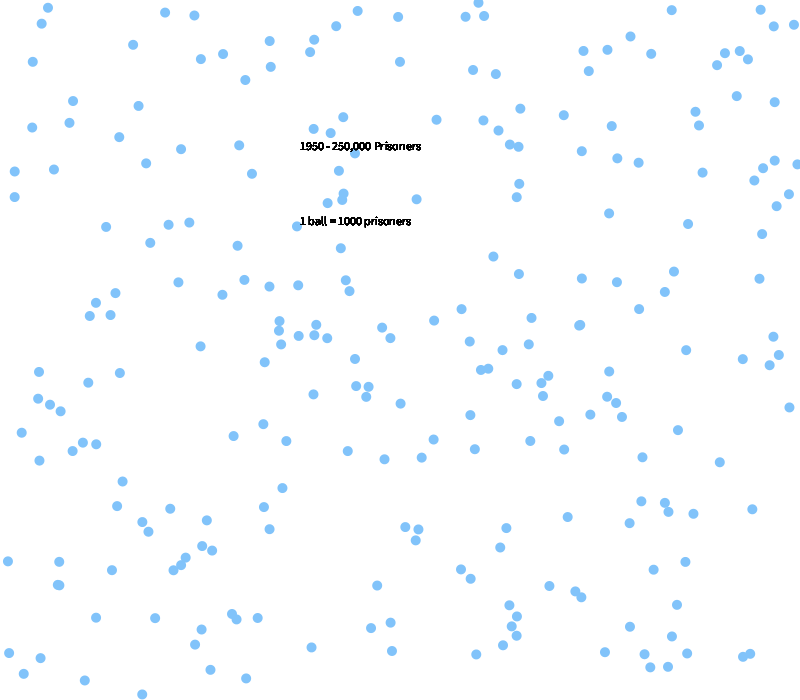
Frame 1 (no input)
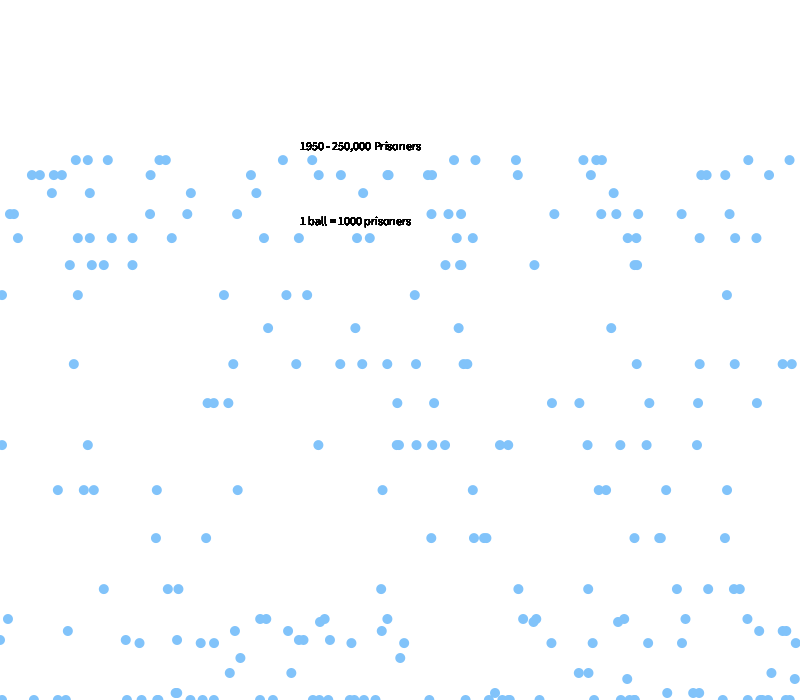
Frame 60 (the mouse pressed at the canvas centre just before this capture)
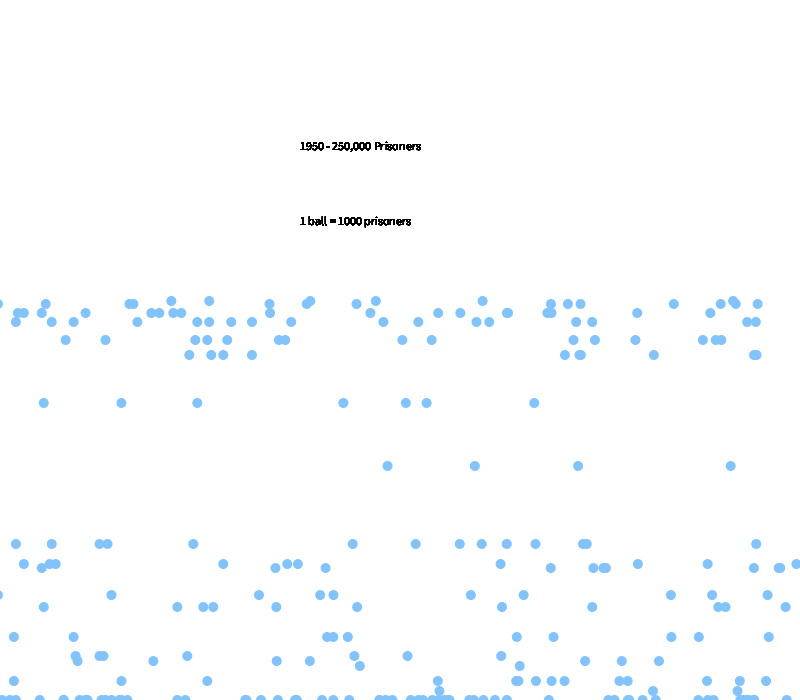
Frame 120 (the mouse held since frame 60 and released just before this capture)

The Processing sketch that drew these frames (run headless with seeded random() and noise(); from frame 60 on, the mouse is pressed at the canvas centre):

// Processing sketch: processing_57940
// ── processing_57940.pde

Circle[] circles;
Circle2[] circles2;
Circle3[] circles3;

int mode = 1;

int n;

void setup(){
  size(800,700);
  smooth();
  noStroke();
  
  circles = new Circle[250];
 
  circles2 = new Circle2[500];
   circles3 = new Circle3[2500];
   
  for(int i = 0; i<circles.length; i++){
    circles[i] = new Circle(random(width),random(height));
  }
  for(int i = 0; i<circles2.length; i++){
    circles2[i] = new Circle2(random(width),random(height));
  } 
  for(int i = 0; i<circles3.length; i++){
    circles3[i] = new Circle3(random(width),random(height));
  } 
}

void draw(){
  background(255);
  if (mode==1){
  for(int i=0; i<circles.length;i++){
    
    circles[i].move();
    circles[i].display();
  }
  }
   if (mode==2){
  for(int i=0; i<circles2.length;i++){
    
    circles2[i].move();
    circles2[i].display();
}
}
    if (mode==3){
  for(int i=0; i<circles3.length;i++){
    
    circles3[i].move();
    circles3[i].display();
}
}
}

    
    void keyPressed(){
  if (key =='1'){
    mode = 1;
  } else if(key=='2'){
    mode =2;
  } else if(key=='3'){
    mode=3;
  }
}
    
    
    
class Circle {
  float x,y,speedx,speedy,angle,vy, vx,  x2, y2, frictiony, frictionx, gravity;
 
  
  Circle (float _x, float _y){ //constructor and these numbers
  x=_x;
  y=_y;
  speedx=1;
  speedy=1;
   vy = 0;
  vx = 1;
 
  x2 = 650;
  y2 = 100;
  frictiony = -.9999; //cuts speed by half when hits ground
  frictionx = .9999; //slows horizontal movement
  gravity = 1; 
  }
  //methods
  void move(){

    x+= speedx;
    y+= speedy; 
   vy += gravity;// Pulling down gravity
  vx *= frictionx;
  x += vx;
  y += vy;
  if (y>height){
    y= height;
    vy *= frictiony;
  }
  if (x>width){
    x = -2;
    vx *= frictionx;
  }
    }
  
  void display(){
    fill(129,195,250);
    ellipse(x,y,10,10);
    fill(0);
     text ("1950 - 250,000 Prisoners",300,150);
     text ("1 ball = 1000 prisoners",300,225);
    
  }
 

    }

class Circle2 {
  float x,y,speedx,speedy,angle,vy, vx,  x2, y2, frictiony, frictionx, gravity;
 
  
  Circle2 (float _x, float _y){ //constructor and these numbers
  x=_x;
  y=_y;
  speedx=1;
  speedy=1;
   vy = 0;
  vx = 1;
 
  x2 = 650;
  y2 = 100;
  frictiony = -.9999; //cuts speed by half when hits ground
  frictionx = .9999; //slows horizontal movement
  gravity = 1; 
  }
  //methods
  void move(){

    x+= speedx;
    y+= speedy; 
   vy += gravity;// Pulling down gravity
  vx *= frictionx;
  x += vx;
  y += vy;
  if (y>height){
    y= height;
    vy *= frictiony;
  }
  if (x>width){
    x = -2;
    vx *= frictionx;
  }
    }
  
  void display(){
    fill(255,212,68);
    ellipse(x,y,5,5);
     fill(0);
     text ("1980 - 500,000 Prisoners",300,150);
     text ("1 ball = 1000 prisoners",300,225);
  }
 

    }

class Circle3 {
  float x,y,speedx,speedy,angle,vy, vx,  x2, y2, frictiony, frictionx, gravity;
 
  
  Circle3 (float _x, float _y){ //constructor and these numbers
  x=_x;
  y=_y;
  speedx=1;
  speedy=1;
   vy = 0;
  vx = 1;
 
  x2 = 650;
  y2 = 100;
  frictiony = -.9999; //cuts speed by half when hits ground
  frictionx = .9999; //slows horizontal movement
  gravity = 1; 
  }
  //methods
  void move(){

    x+= speedx;
    y+= speedy; 
   vy += gravity;// Pulling down gravity
  vx *= frictionx;
  x += vx;
  y += vy;
  if (y>height){
    y= height;
    vy *= frictiony;
  }
  if (x>width){
    x = -2;
    vx *= frictionx;
  }
    }
  
  void display(){
    fill(211,0,23);
    ellipse(x,y,5,5);
    fill(0);
    text ("2010 - 2,500,000 Prisoners",300,150);
     text ("1 ball = 1000 prisoners",300,225);
  }
 

    }
